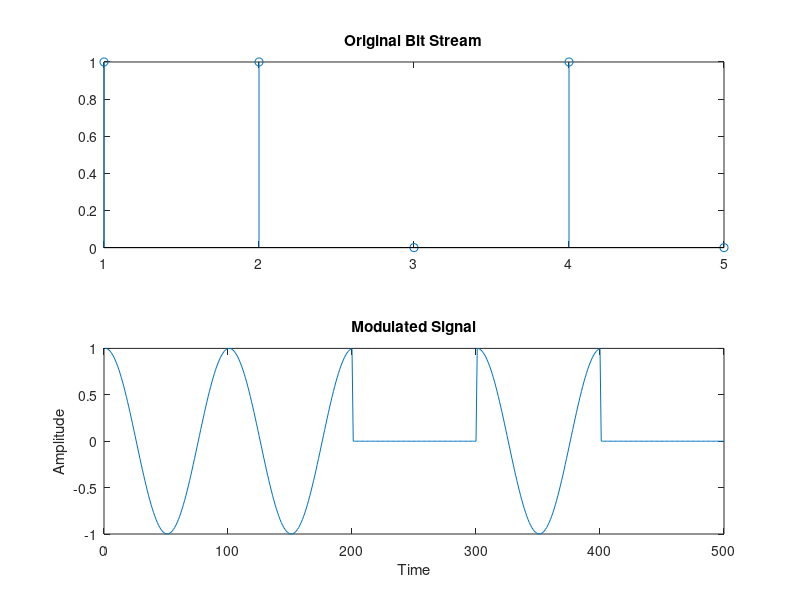

Write the MATLAB code that produced this figure.
clc;
clear all;

Ts = 0.01;
fc = 1;
stream_size = 5;

bit_stream = randi([0,1], 1, stream_size);
t = 0 : Ts : length(bit_stream) - Ts;

carrier = cos(2 * pi * fc * t);

rep = repmat(bit_stream, 1 / Ts , 1);
sig = reshape(rep, 1, []);

modulation = carrier.*(sig);

figure;
subplot(211); stem(bit_stream);
title('Original Bit Stream');

subplot(212); plot(modulation);
title('Modulated Signal');
xlabel('Time');
ylabel('Amplitude');
